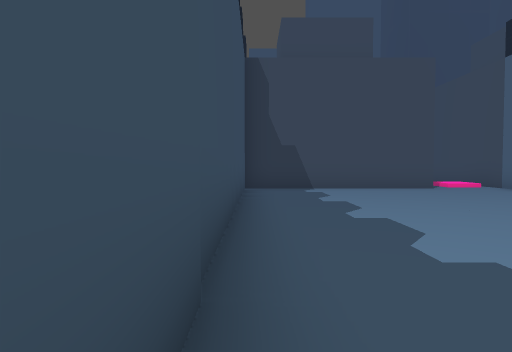
[1] (above)

20 first-person views from a walk through a scene from a Unity 3-D project. The camera is 1.4 m above the floor, tilts 2° down and sees 75° across. The floor is counted in squares, 2 m on a side. Each view is taken from the middle of a square. On the plan, view 1 faces up. The plan holds only what a view shows up to about 10 squares ahead; the rest is blank. The place goes on beyond the plan. Some animated figures are left out. Door leaves are left out, so doorways stand open.

[2]
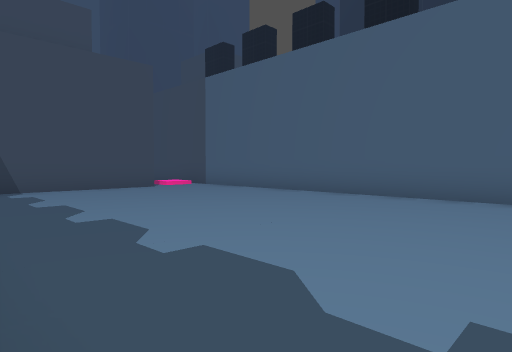

[3]
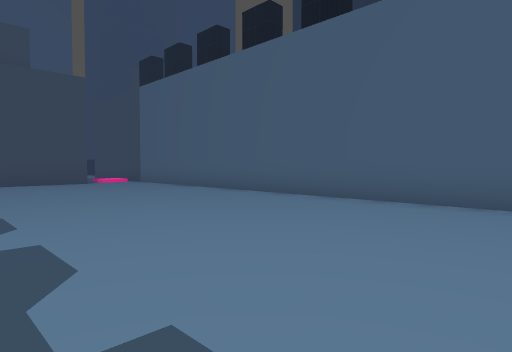

[4]
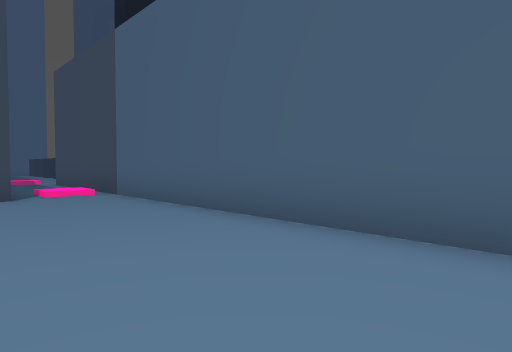

[5]
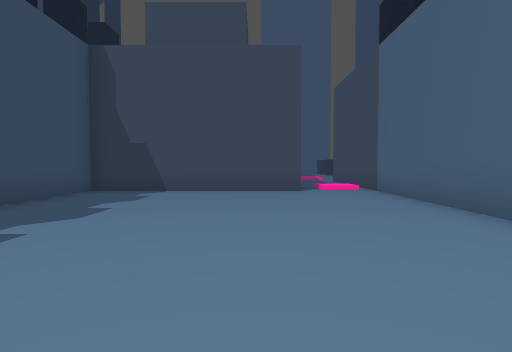

[6]
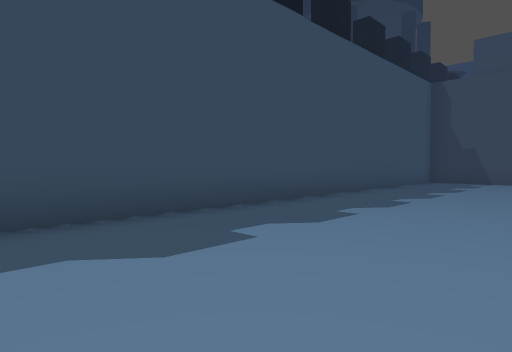

[7]
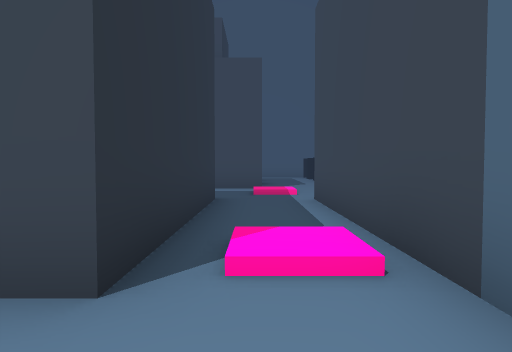

[8]
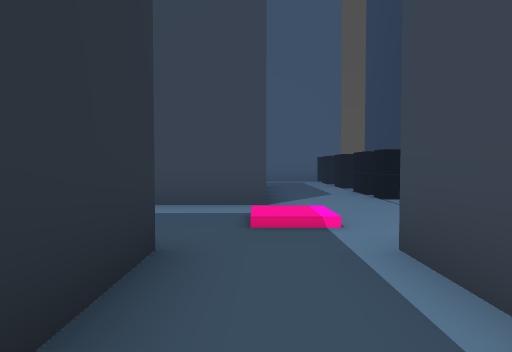

[9]
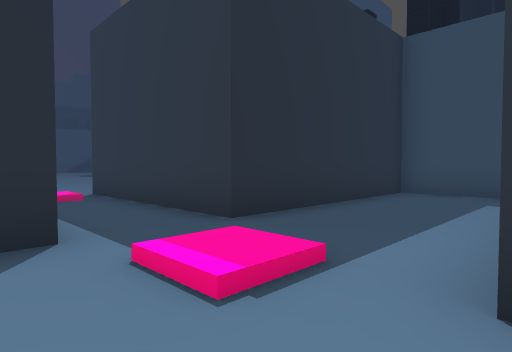

[10]
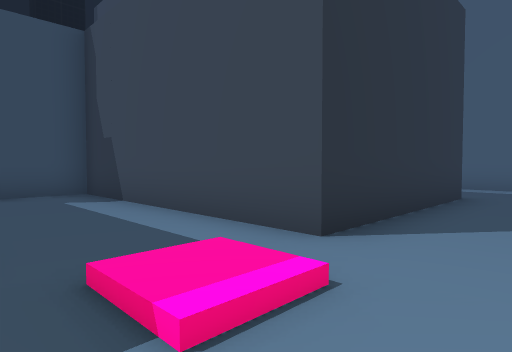

[11]
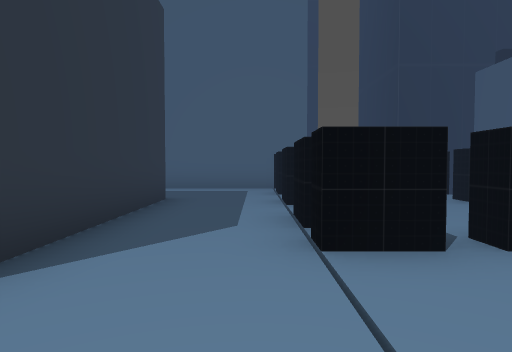

[12]
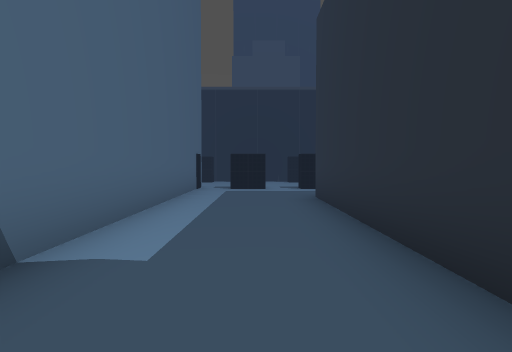

[13]
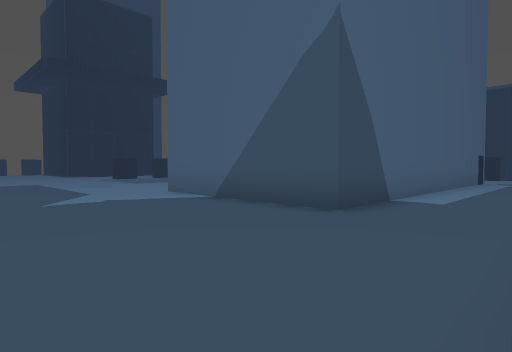

[14]
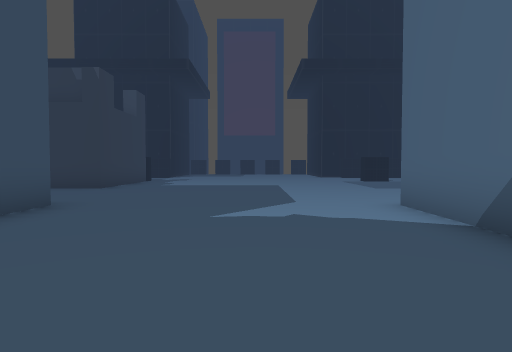

[15]
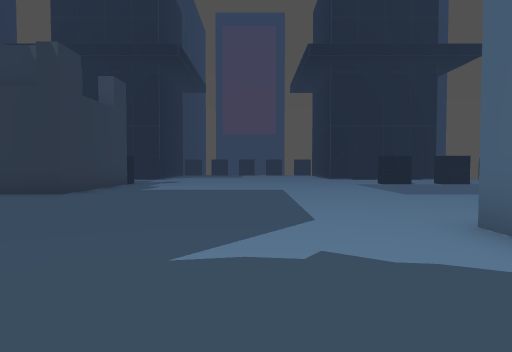

[16]
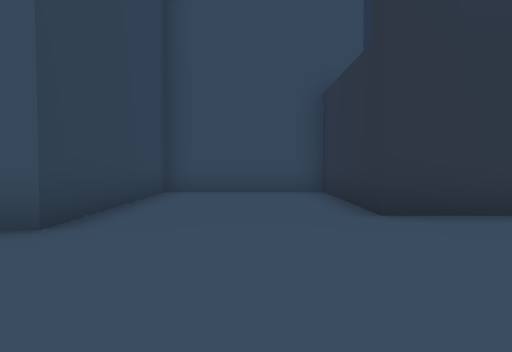

[17]
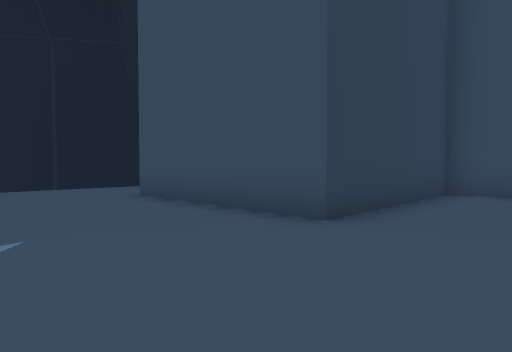

[18]
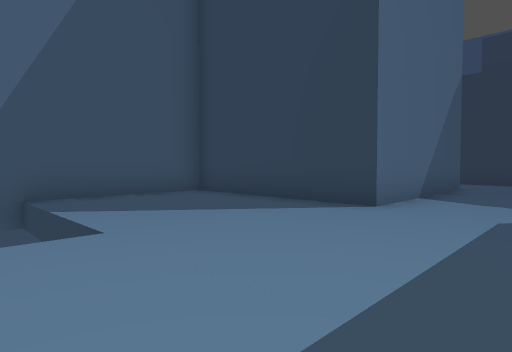

[19]
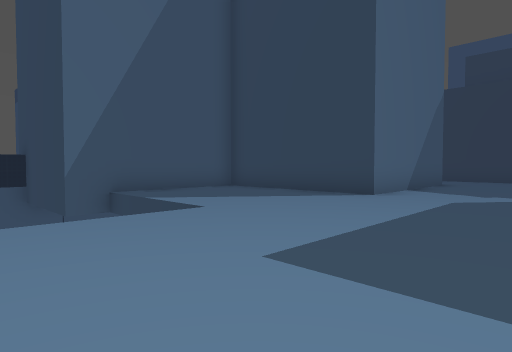

[20]
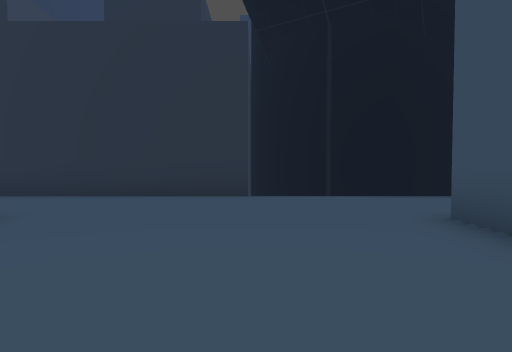

### Floor plan
Key: @ floor where view 1 was taken; # wall or solid block; . floor; / step, stairs or slope; D open door; v drop or lower ground.
Columns run from 12 left of view 1 to 9 right of it. Each row starts with its distance up from view 1.
 38         .....
 37     #........
 36     #........   vvvvv#
 35 #####........vvvv
 34 #................#
 33 #................#
 32 #................#
 31 #................#
 30 ######......######
 29      #......#
 28      #......#
 27      #......#
 26      #......##########
 25      ................#
 24     .................#
 23     .................#
 22     ###v###########..#
 21       ###         #..#
 20        ##         #..#
 19                   #..#
 18            ########...
 17            #..........
 16            #......//.
 15            #.........
 14            #######DD#
 13                  #DD#
 12                  #.#
 11                  #/#
 10            #######/#
  9            #.......#
  8            #.......#
  7            #.......#
  6            #.......#
  5            #.......#
  4            #.......#
  3            #.......#
  2            #.......#
  1            #.......#
  0            #@......#
 -1            #.......#
 -2            #.......#
 -3            #......
 -4             .....

Positions as (right, up) in squares from view 1, and headings:
1: (0, 0), facing up
2: (0, 0), facing up-right
3: (1, -3), facing up-right
4: (4, 2), facing up-right
5: (4, 1), facing up
6: (4, -4), facing up-left
7: (6, 8), facing up
8: (6, 12), facing up
9: (8, 18), facing down-left
10: (8, 15), facing up-left
11: (8, 16), facing up
12: (-1, 24), facing right
13: (-5, 23), facing up-right
14: (-3, 25), facing up
15: (-3, 27), facing up
16: (-3, 33), facing left
17: (-3, 33), facing down-left
18: (-3, 36), facing down-right
19: (-4, 38), facing down-right
20: (-4, 30), facing down
